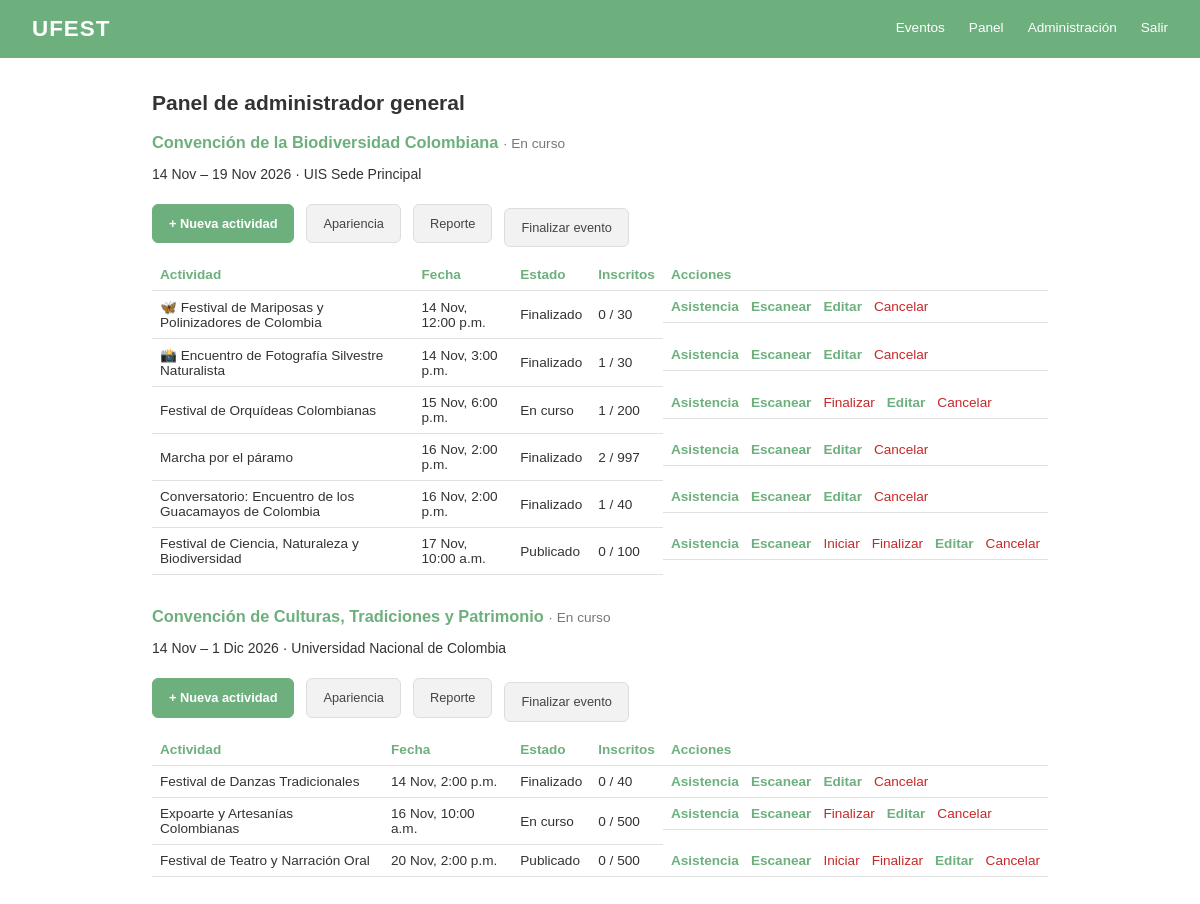
The app's page /panel/ (signed in), older data.
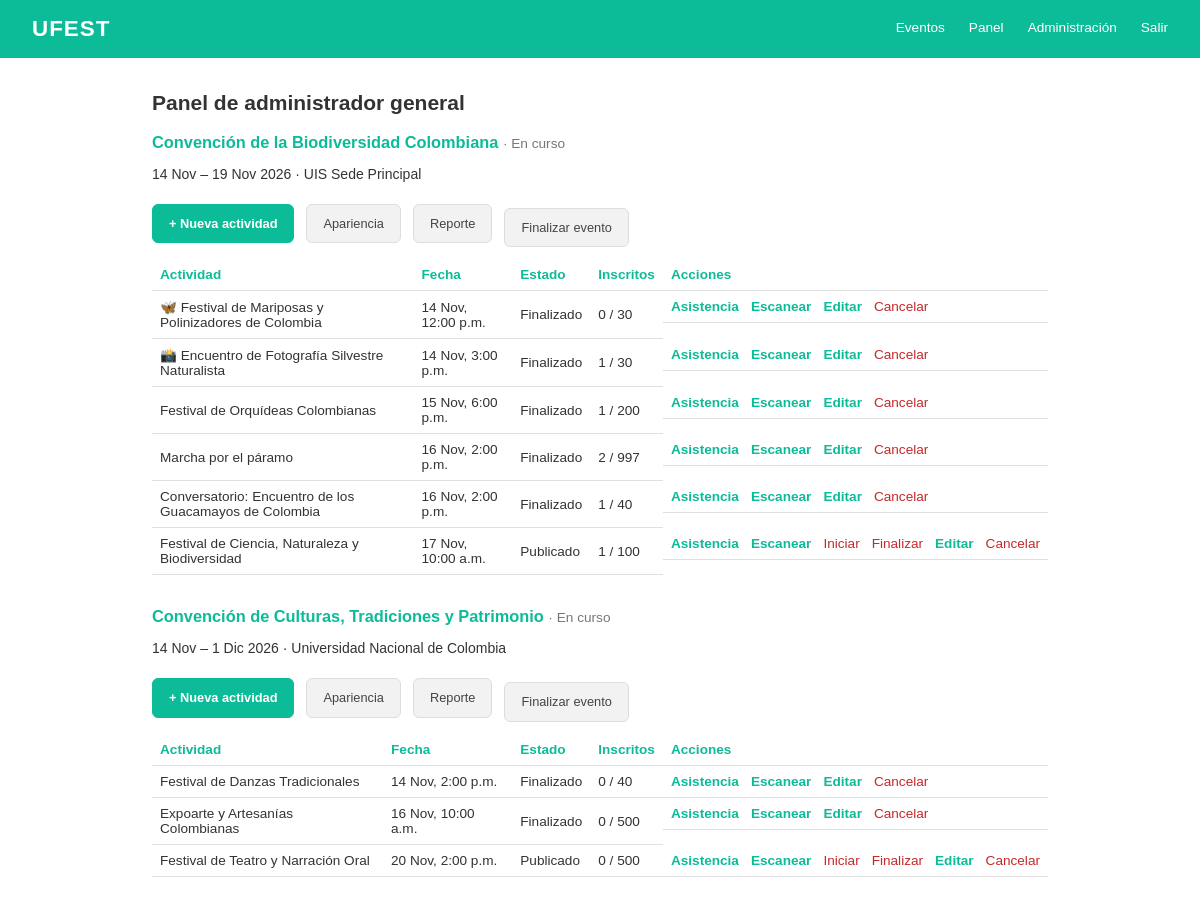
The same page, newer data.
### Evento/models.py (models this page shows, shortened)
class Evento(models.Model):
    color_primario = models.CharField(
        max_length=7, default="#1F3864", validators=[color_hex],
        help_text="Color de la barra, títulos y botones",
    )
    color_acento = models.CharField(
        max_length=7, default="#2e7d32", validators=[color_hex],
        help_text="Color de los puntos y destacados",
    )
    class Estado(models.TextChoices):
        BORRADOR = "borrador", "Borrador"
        PUBLICADO = "publicado", "Publicado"
        EN_CURSO = "en_curso", "En curso"
        FINALIZADO = "finalizado", "Finalizado"
        CANCELADO = "cancelado", "Cancelado"
    nombre = models.CharField(max_length=50, unique=True)
    descripcion = models.CharField(max_length=250)
    fecha_inicio = models.DateField()
    fecha_fin = models.DateField()
    sede = models.CharField(max_length=120)
    imagen = models.ImageField(upload_to="eventos/", blank=True)
    estado = models.CharField(max_length=20, choices=Estado.choices, default=Estado.BORRADOR)
    creado_por = models.ForeignKey(
        settings.AUTH_USER_MODEL, on_delete=models.PROTECT, related_name="eventos_creados"
    )
    coordinadores = models.ManyToManyField(
        settings.AUTH_USER_MODEL, blank=True, related_name="eventos_asignados"
    )

class Actividad(models.Model):
    class Estado(models.TextChoices):
        BORRADOR = "borrador", "Borrador"
        PUBLICADO = "publicado", "Publicado"
        EN_CURSO = "en_curso", "En curso"
        FINALIZADO = "finalizado", "Finalizado"
        CANCELADO = "cancelado", "Cancelado"
    evento = models.ForeignKey(Evento, on_delete=models.CASCADE, related_name="actividades")
    nombre = models.CharField(max_length=250)
    descripcion = models.TextField()
    lugar = models.CharField(max_length=120)
    cupo = models.PositiveIntegerField()
    categoria = models.ForeignKey(
        Categoria, on_delete=models.SET_NULL, null=True, blank=True, related_name="actividades"
    )
    fecha_inicio = models.DateTimeField()
    fecha_fin = models.DateTimeField()
    imagen = models.ImageField(upload_to="actividades/", blank=True)
    estado = models.CharField(max_length=20, choices=Estado.choices, default=Estado.BORRADOR)
    puntos = models.PositiveIntegerField(help_text="Puntos que gana quien asiste")
    token_qr = models.UUIDField(default=uuid.uuid4, unique=True, editable=False)
    creado_por = models.ForeignKey(
        settings.AUTH_USER_MODEL, on_delete=models.PROTECT, related_name="actividades_creadas"
    )
    coordinadores = models.ManyToManyField(
        settings.AUTH_USER_MODEL, blank=True, related_name="actividades_asignadas"
    )
    class Meta:
        verbose_name_plural = "actividades"
        ordering = ["fecha_inicio"]
        constraints = [
            models.UniqueConstraint(fields=["evento", "nombre"], name="actividad_unica_por_evento")
        ]
    @property
    def inscritos(self):
        return self.participaciones.exclude(estado=Participacion.Estado.CANCELADO).count()

### Evento/views.py (the view)
# urls.py: path("panel/", views.panel, name="panel"),
@login_required
def panel(request):
    if not es_coordinador(request.user):
        raise PermissionDenied
    eventos = eventos_de(request.user).prefetch_related("actividades")
    return render(request, "panel/inicio.html", {"eventos": eventos})

### Cuenta/models.py (called while the page is built)
    @property
    def es_participante(self):
        return self.rol == self.Rol.PARTICIPANTE

### Cuenta/permisos.py (called while the page is built)
def es_admin_general(usuario):
    if ( (usuario.rol)=="admin"):
        return True
    else:
        return False

def es_coordinador(usuario):
    if ( (usuario.rol)=="coordinador" or (usuario.rol)=="admin"):
        return True
    else:
        return False

def eventos_de(usuario):
    if es_admin_general(usuario):
        return Evento.objects.all()
    elif es_coordinador(usuario):
        return Evento.objects.filter(coordinadores=usuario)
    else:
        return Evento.objects.none()

### Evento/contexto.py (called while the page is built)
def sitio(request):
    try:
        return {"sitio": ConfiguracionSitio.obtener()}
    except (OperationalError, ProgrammingError):  # antes de migrar
        return {"sitio": ConfiguracionSitio()}

### Evento/models.py (called while the page is built)
    @classmethod
    def obtener(cls):
        return cls.objects.get_or_create(pk=1)[0]

### templates/panel/inicio.html (shortened to what this page needs)
{% extends "base.html" %}
{% block contenido %}
<h2>Panel de {{ user.get_rol_display|lower }}</h2>
{% for evento in eventos %}
  <section class="panel-evento">
    <h3>{{ evento.nombre }} <small>· {{ evento.get_estado_display }}</small></h3>
    <p>{{ evento.fecha_inicio|date:"j M" }} – {{ evento.fecha_fin|date:"j M Y" }} · {{ evento.sede }}</p>
    <div class="acciones-panel">
      {% if evento.estado != "cancelado" %}
        <a class="btn btn-primario boton-nuevo" href="{% url 'evento:crear_actividad' evento.pk %}">+ Nueva actividad</a>
        <a class="btn btn-secundario boton-nuevo" href="{% url 'evento:apariencia_evento' evento.pk %}">Apariencia</a>
      {% endif %}
      <a class="btn btn-secundario boton-nuevo" href="{% url 'evento:reporte' evento.pk %}">Reporte</a>
      {% if evento.estado == "publicado" or evento.estado == "en_curso" %}
        <form method="post" action="{% url 'evento:finalizar_evento' evento.pk %}"
              onsubmit="return confirm('¿Finalizar el evento y todas sus actividades? Quien no haya escaneado el QR quedará como No asistió.');">{% csrf_token %}<button class="btn btn-secundario">Finalizar evento</button></form>
      {% endif %}
    </div>
    <table class="tabla">
      <thead>
        <tr><th>Actividad</th><th>Fecha</th><th>Estado</th><th>Inscritos</th><th>Acciones</th></tr>
      </thead>
      <tbody>
        {% for a in evento.actividades.all %}
          <tr>
            <td>{{ a.nombre }}</td>
            <td>{{ a.fecha_inicio|date:"j M, g:i a" }}</td>
            <td>{{ a.get_estado_display }}</td>
            <td>{{ a.inscritos }} / {{ a.cupo }}</td>
            <td class="acciones-panel">
              <a href="{% url 'evento:asistencia' a.pk %}">Asistencia</a>
              {% if a.estado != "cancelado" %}
                <a href="{% url 'evento:escanear' a.pk %}">Escanear</a>                {% if a.estado == "publicado" and evento.estado == "publicado" or a.estado == "publicado" and evento.estado == "en_curso" %}
                  <form method="post" action="{% url 'evento:iniciar_actividad' a.pk %}">{% csrf_token %}<button type="submit" class="enlace-peligro">Iniciar</button></form>
                {% endif %}
                {% if a.estado == "publicado" or a.estado == "en_curso" %}
                  <form method="post" action="{% url 'evento:finalizar_actividad' a.pk %}"
                        onsubmit="return confirm('¿Finalizar la actividad? Quien no haya escaneado el QR quedará como No asistió.');">{% csrf_token %}<button type="submit" class="enlace-peligro">Finalizar</button></form>
                {% endif %}
                <a href="{% url 'evento:editar_actividad' a.pk %}">Editar</a>
                <form method="post" action="{% url 'evento:cancelar_actividad' a.pk %}">
                  <button type="submit" class="enlace-peligro">Cancelar</button>
                </form>
              {% endif %}
            </td>
          </tr>
        {% empty %}
          <tr><td colspan="5">Este evento todavía no tiene actividades.</td></tr>
        {% endfor %}
      </tbody>
    </table>
  </section>
{% empty %}
  <p>No tienes eventos asignados todavía.</p>
{% endfor %}
{% endblock %}

Row changes from the older to the newer data that the page shows:
changed Actividad "Festival de Orquídeas Colombianas": estado "En curso" → "Finalizado"; no longer shows "Finalizar"
computed for Actividad "Festival de Ciencia, Naturaleza y Biodiversidad": inscritos "0" → "1"
changed Actividad "Expoarte y Artesanías Colombianas": estado "En curso" → "Finalizado"; no longer shows "Finalizar"
